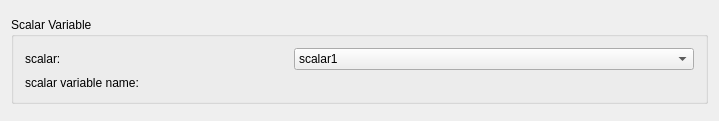
<ui version="4.0" >
 <comment>Python:from ChangeIndicatedLE import ChangeIndicatedLE</comment>
 <class>ScalarVariableBase</class>
 <widget class="QWidget" name="ScalarVariableBase" >
  <property name="geometry" >
   <rect>
    <x>0</x>
    <y>0</y>
    <width>711</width>
    <height>121</height>
   </rect>
  </property>
  <property name="sizePolicy" >
   <sizepolicy vsizetype="Fixed" hsizetype="Fixed" >
    <horstretch>0</horstretch>
    <verstretch>0</verstretch>
   </sizepolicy>
  </property>
  <property name="windowTitle" >
   <string>ScalarVariable</string>
  </property>
  <layout class="QGridLayout" name="gridLayout" >
   <item row="0" column="0" >
    <widget class="QGroupBox" name="groupBox" >
     <property name="sizePolicy" >
      <sizepolicy vsizetype="Fixed" hsizetype="Fixed" >
       <horstretch>0</horstretch>
       <verstretch>0</verstretch>
      </sizepolicy>
     </property>
     <property name="title" >
      <string>Scalar Variable</string>
     </property>
     <layout class="QVBoxLayout" name="verticalLayout" >
      <item>
       <layout class="QHBoxLayout" name="horizontalLayout" >
        <item>
         <widget class="QLabel" name="scalarTextLabel" >
          <property name="minimumSize" >
           <size>
            <width>263</width>
            <height>0</height>
           </size>
          </property>
          <property name="frameShape" >
           <enum>QFrame::NoFrame</enum>
          </property>
          <property name="frameShadow" >
           <enum>QFrame::Plain</enum>
          </property>
          <property name="text" >
           <string>scalar:</string>
          </property>
          <property name="wordWrap" >
           <bool>false</bool>
          </property>
         </widget>
        </item>
        <item>
         <widget class="QComboBox" name="scalarComboBox" >
          <property name="sizePolicy" >
           <sizepolicy vsizetype="Fixed" hsizetype="MinimumExpanding" >
            <horstretch>0</horstretch>
            <verstretch>0</verstretch>
           </sizepolicy>
          </property>
          <property name="minimumSize" >
           <size>
            <width>400</width>
            <height>0</height>
           </size>
          </property>
          <item>
           <property name="text" >
            <string>scalar1</string>
           </property>
          </item>
          <item>
           <property name="text" >
            <string>scalar2</string>
           </property>
          </item>
         </widget>
        </item>
       </layout>
      </item>
      <item>
       <layout class="QHBoxLayout" name="horizontalLayout_2" >
        <item>
         <widget class="QLabel" name="scalarVariableNameTextLabel" >
          <property name="minimumSize" >
           <size>
            <width>263</width>
            <height>0</height>
           </size>
          </property>
          <property name="text" >
           <string>scalar variable name:</string>
          </property>
          <property name="wordWrap" >
           <bool>false</bool>
          </property>
         </widget>
        </item>
        <item>
         <widget class="ChangeIndicatedLE" native="1" name="scalarVariableNameLineEdit" />
        </item>
       </layout>
      </item>
     </layout>
    </widget>
   </item>
  </layout>
 </widget>
 <layoutdefault spacing="6" margin="11" />
 <customwidgets>
  <customwidget>
   <class>ChangeIndicatedLE</class>
   <extends>QWidget</extends>
   <header location="global" >ChangeIndicatedLE</header>
  </customwidget>
 </customwidgets>
 <includes>
  <include location="local" >changeindicatedle.h</include>
 </includes>
 <resources/>
 <connections/>
</ui>
